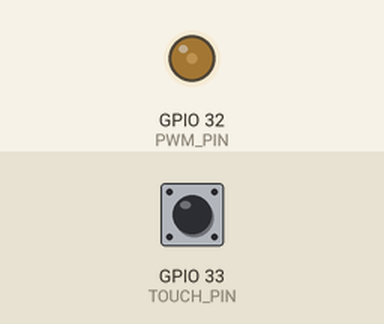
This sketch was run on a simulated ESP32. Parts: output pins drawn as LEDs (lit = HIGH). Inputs (shaded band) come from the test bench; at power-on: GPIO 33 (TOUCH_PIN) HIGH. WiFi joins after 1.5 s; servers stay silent unless stated; the local clock reads 2024-03-15 10:24:30 at power-on unless the sketch sets it; not simulated (calls return 0 or success): ../secrets.h; what the sketch prints to the serial monitor is not drawn.

Above: at 2.4 s.
At 3.6 s:
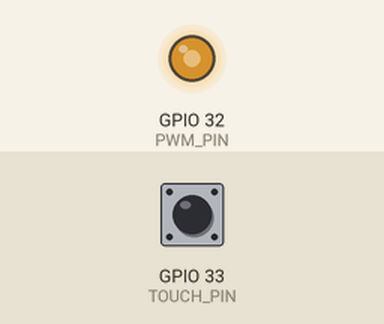
At 4.8 s:
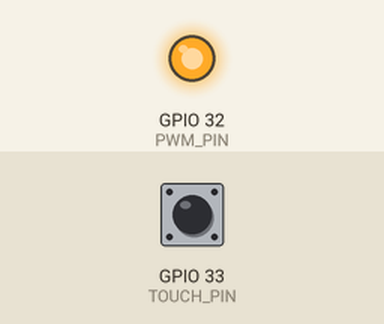
At 10.8 s:
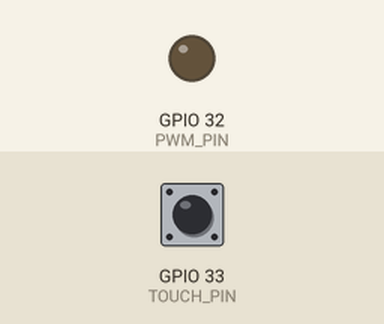
Timing chart, 0 to 12.3 s (numbered marks = the images above):
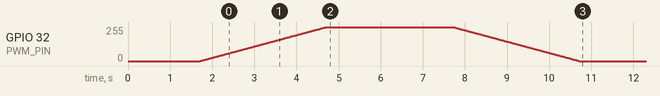

The sketch:

plant_stand_led.ino
```cpp
/*
	ESP32 Plant Stand LED Controller (extended)
	Features added:
		- WiFi connection (replace WIFI_SSID / WIFI_PASSWORD)
		- Arduino OTA updates over the network
		- NTP time sync with Europe/Sofia timezone (EET / EEST DST rules)
		- Periodic time printing every 60 seconds

	OTA Usage:
		1. Set WIFI_SSID and WIFI_PASSWORD below.
		2. Upload this sketch via USB once.
		3. After boot, find the device's IP in Serial Monitor.
		4. In Arduino IDE: Tools > Port (select network port) OR use 'espota.py' for advanced OTA.

	Timezone Rule string breakdown (POSIX TZ):
		"EET-2EEST,M3.5.0/3,M10.5.0/4"
			Standard:  EET (UTC+2)  -> represented as -2 in POSIX (inverse sign convention)
			DST:       EEST (UTC+3)
			Starts:    March, 5th week, Sunday at 03:00 local
			Ends:      October, 5th week, Sunday at 04:00 local
*/

#include <WiFi.h>
#include <ArduinoOTA.h>
#include <time.h>
#include <math.h>
#include <stdarg.h>
#include "../secrets.h"

static const char* OTA_HOSTNAME = "esp32-plant-stand";

// -------- NTP Servers --------
const char* NTP_PRIMARY   = "pool.ntp.org";
const char* NTP_SECONDARY = "time.nist.gov";

// -------- Touch Input --------
static const uint8_t TOUCH_PIN = 33; // ESP32 Touch T8

// -------- PWM Output (ESP32 LEDC) --------
static const uint8_t PWM_PIN = 32;   // Output pin for LED/PWM
static const uint8_t PWM_CHANNEL = 0; // LEDC channel (0-15 on ESP32)
static const uint32_t PWM_FREQ = 5000; // PWM frequency in Hz
static const uint8_t PWM_RES_BITS = 13; // PWM resolution in bits (up to 16)

// -------- Test Simulation --------
// When TEST_RUN is true, PWM uses a simulated seconds-to-sunset value
// that starts at +5 and counts down once per second into negatives.
static const bool TEST_RUN = false;    // Set true to enable simulation

void setupPWM() {
	// Configure LEDC PWM on the specified pin
	ledcSetup(PWM_CHANNEL, PWM_FREQ, PWM_RES_BITS);
	ledcAttachPin(PWM_PIN, PWM_CHANNEL);
	// Start with 0% duty (LOW)
	ledcWrite(PWM_CHANNEL, 0);
}

// -------- Network Log (Telnet) --------
// Connect via: telnet <device-ip> 23  OR  nc <device-ip> 23
WiFiServer logServer(23);
WiFiClient logClient;

void startLogServer() {
	logServer.begin();
	logServer.setNoDelay(true);
}

void handleLogClient() {
	if (!logClient || !logClient.connected()) {
		WiFiClient incoming = logServer.available();
		if (incoming) {
			if (logClient && logClient.connected()) {
				logClient.stop();
			}
			logClient = incoming;
		}
	}
}

inline void netPrint(const char* s) {
	if (logClient && logClient.connected()) {
		logClient.print(s);
	}
}

void logf(const char* fmt, ...) {
	char buf[256];
	va_list ap;
	va_start(ap, fmt);
	vsnprintf(buf, sizeof(buf), fmt, ap);
	va_end(ap);
	Serial.print(buf);
	netPrint(buf);
}

void log(const char* s) {
	Serial.print(s);
	netPrint(s);
}

void logln(const char* s) {
	Serial.println(s);
	if (logClient && logClient.connected()) {
		logClient.println(s);
	}
}

void bootLightAnimation() {
  const uint32_t dutyMax = (1U << PWM_RES_BITS) - 1U;

  logln("[Boot] Light animation start");

  // ---- Fade up over 3 seconds ----
  for (int i = 0; i <= 300; i++) {
    float t = (float)i / 300.0f;          // 0..1
    uint32_t duty = (uint32_t)(t * dutyMax);
    ledcWrite(PWM_CHANNEL, duty);
    delay(10); // 300 steps * 10ms = 3000ms
  }

  // ---- Hold for 3 seconds ----
  delay(3000);

  // ---- Fade down over 3 seconds ----
  for (int i = 300; i >= 0; i--) {
    float t = (float)i / 300.0f;          // 1..0
    uint32_t duty = (uint32_t)(t * dutyMax);
    ledcWrite(PWM_CHANNEL, duty);
    delay(10);
  }

  ledcWrite(PWM_CHANNEL, 0);
  logln("[Boot] Light animation done");
}


// Update PWM on pin 32 based on seconds to sunset.
// If seconds > 0 (sunset in future): duty = 0%.
// If seconds <= 0 (after sunset): map 0s -> 0%, -600s -> 100%, clamp at 100%.
void updateSunsetPWM(long secondsToSunset) {
	const uint32_t dutyMax = (1U << PWM_RES_BITS) - 1U;
	uint32_t duty = 0;
	float pct = 0.0f;
	if (secondsToSunset <= 0) {
		long secondsAfterSunset = -secondsToSunset;
		if (secondsAfterSunset >= 600) {
			duty = dutyMax; // 100%
			pct = 100.0f;
		} else {
			pct = (float)secondsAfterSunset / 600.0f * 100.0f; // 0..100
			duty = (uint32_t)lrintf((pct / 100.0f) * (float)dutyMax);
		}
	} else {
		duty = 0;
		pct = 0.0f;
	}
	ledcWrite(PWM_CHANNEL, duty);
	Serial.printf("[PWM] pin %u duty=%u (%.1f%%)\n", PWM_PIN, duty, pct);
}

// Simulated seconds-to-sunset for testing. Starts at +5 and decreases
// once per second; becomes negative after 5 seconds.
long simulatedSecondsToSunset() {
	unsigned long ms = millis();
	long elapsed = (long)(ms / 1000UL);
	return 10 - elapsed;
}

boolean isCapacitiveTouchNear() {
	uint16_t val = touchRead(TOUCH_PIN);
	logf("[Touch] capacitive raw=%u\n", val);
	// Threshold value to determine "near" state (adjust as needed)
	return val < 35;
}

void connectWiFi() {
	WiFi.mode(WIFI_STA);
	WiFi.begin(WIFI_SSID, WIFI_PASSWORD);

	Serial.printf("[WiFi] Connecting to %s", WIFI_SSID);
	while (WiFi.status() != WL_CONNECTED) {
		delay(500);
		Serial.print(".");
	}

	Serial.println();
	Serial.printf("[WiFi] Connected. IP: %s\n", WiFi.localIP().toString().c_str());
}

void setupOTA() {
	ArduinoOTA.setHostname(OTA_HOSTNAME);
	ArduinoOTA.setPassword(OTA_PASSWORD);

	ArduinoOTA.onStart([]() {
		String type = (ArduinoOTA.getCommand() == U_FLASH) ? "sketch" : "filesystem";
		logln((String("[OTA] Start updating ") + type).c_str());
	});
	ArduinoOTA.onEnd([]() {
		logln("\n[OTA] Update complete");
	});
	ArduinoOTA.onProgress([](unsigned int progress, unsigned int total) {
		static unsigned long lastPct = 0;
		unsigned long pct = (progress * 100) / total;
		if (pct != lastPct) { // reduce spam
			logf("[OTA] Progress: %u%%\n", pct);
			lastPct = pct;
		}
	});
	ArduinoOTA.onError([](ota_error_t error) {
		logf("[OTA] Error[%u]: ", error);
		switch (error) {
			case OTA_AUTH_ERROR:    logln("Auth Failed"); break;
			case OTA_BEGIN_ERROR:   logln("Begin Failed"); break;
			case OTA_CONNECT_ERROR: logln("Connect Failed"); break;
			case OTA_RECEIVE_ERROR: logln("Receive Failed"); break;
			case OTA_END_ERROR:     logln("End Failed"); break;
			default:                logln("Unknown"); break;
		}
	});
	ArduinoOTA.begin();
	logln("[OTA] Ready for updates");
}

// Configure timezone and start NTP sync
void setupTime() {
	// Preferred helper: sets TZ and NTP in one call
	configTzTime("EET-2EEST,M3.5.0/3,M10.5.0/4", NTP_PRIMARY, NTP_SECONDARY);
	logln("[Time] NTP + TZ config initiated (Europe/Sofia)");
}

bool getAndPrintLocalTime(bool verbose = true) {
	struct tm timeinfo;
	if (!getLocalTime(&timeinfo, 5000)) { // 5s timeout
		if (verbose) logln("[Time] Failed to obtain time");
		return false;
	}
	char buf[64];
	strftime(buf, sizeof(buf), "%Y-%m-%d %H:%M:%S %Z", &timeinfo);
	if (verbose) {
		log("[Time] Current local time: ");
		logln(buf);
	}
	return true;
}

	// Compute seconds until today's sunset in Europe/Sofia.
	// Positive: sunset is in the future; Negative: sunset has passed.
	// Uses NOAA-style sunrise/sunset approximation and current local time from NTP.
	long secondsUntilSunsetSofia() {
		struct tm localTm;
		if (!getLocalTime(&localTm, 3000)) {
			// Time not ready
			return 0;
		}

		// Sofia coordinates
		const double lat = 42.6977;   // degrees North
		const double lon = 23.3219;   // degrees East
		const double zenith = 90.833; // standard civil sunrise/sunset
		const double DEG2RAD = M_PI / 180.0;
		const double RAD2DEG = 180.0 / M_PI;

		// Day of year (1..366)
		int N = localTm.tm_yday + 1;

		// Timezone offset in minutes (accounts for DST), derived from local vs UTC
		time_t nowEpoch = time(nullptr);
		struct tm localNow, utcNow;
		localtime_r(&nowEpoch, &localNow);
		gmtime_r(&nowEpoch, &utcNow);
		long tzOffsetSec = (long)difftime(mktime(&localNow), mktime(&utcNow));
		long tzOffsetMin = tzOffsetSec / 60;

		// Equation of Time (minutes) and solar declination (degrees)
		double B = 2.0 * M_PI * (double)(N - 81) / 364.0;
		double EoT = 9.87 * sin(2.0 * B) - 7.53 * cos(B) - 1.5 * sin(B);
		double decl = 23.45 * sin(2.0 * M_PI * (double)(284 + N) / 365.0);

		// Hour angle for sunset (degrees)
		double sinDec = sin(decl * DEG2RAD);
		double cosDec = cos(decl * DEG2RAD);
		double sinLat = sin(lat * DEG2RAD);
		double cosLat = cos(lat * DEG2RAD);
		double cosZenith = cos(zenith * DEG2RAD);
		double cosH = (cosZenith - sinLat * sinDec) / (cosLat * cosDec);
		if (cosH < -1.0) cosH = -1.0;
		if (cosH > 1.0)  cosH = 1.0;
		double H = acos(cosH) * RAD2DEG; // degrees

		// Solar noon (local minutes) and sunset (local minutes)
		double solarNoonMin = 720.0 - 4.0 * lon - EoT + (double)tzOffsetMin;
		double sunsetMin = solarNoonMin + 4.0 * H;

		// Current local minutes + seconds
		long nowMin = localTm.tm_hour * 60L + localTm.tm_min;
		long nowSec = localTm.tm_sec;

		long diffSec = (long)llround((sunsetMin - (double)nowMin) * 60.0 - (double)nowSec);
		return diffSec;
	}

void setup() {
	Serial.begin(115200);
	delay(200);
	logln("");
	logln("=== ESP32 Plant Stand LED Controller Boot ===");
	connectWiFi();
	setupOTA();
	setupPWM();
  bootLightAnimation();
 	setupTime();
	startLogServer();
	// Attempt immediate time fetch (might need a short delay if first attempt fails)
	if (!getAndPrintLocalTime()) {
		logln("[Time] Will retry later.");
	}
}

void loop() {
	// Handle OTA updates
	ArduinoOTA.handle();
	// Accept telnet client connections
	handleLogClient();

	// Reconnect WiFi if dropped
	if (WiFi.status() != WL_CONNECTED) {
		logln("[WiFi] Lost connection. Reconnecting...");
		connectWiFi();
	}

	getAndPrintLocalTime();
	// Optional: print seconds until sunset for monitoring
	long s = secondsUntilSunsetSofia();
	logf("[Sunset] Seconds until sunset (Sofia): %ld\n", s);
	boolean near = isCapacitiveTouchNear();

	long sForPwm = TEST_RUN ? simulatedSecondsToSunset() : s;
	if (TEST_RUN) {
		logf("[Test] Sim sunset seconds: %ld\n", sForPwm);
	}
	updateSunsetPWM(sForPwm);


	// ...existing future LED logic could go here...
	// Small delay to reduce idle spin
	delay(1000);
}
```
